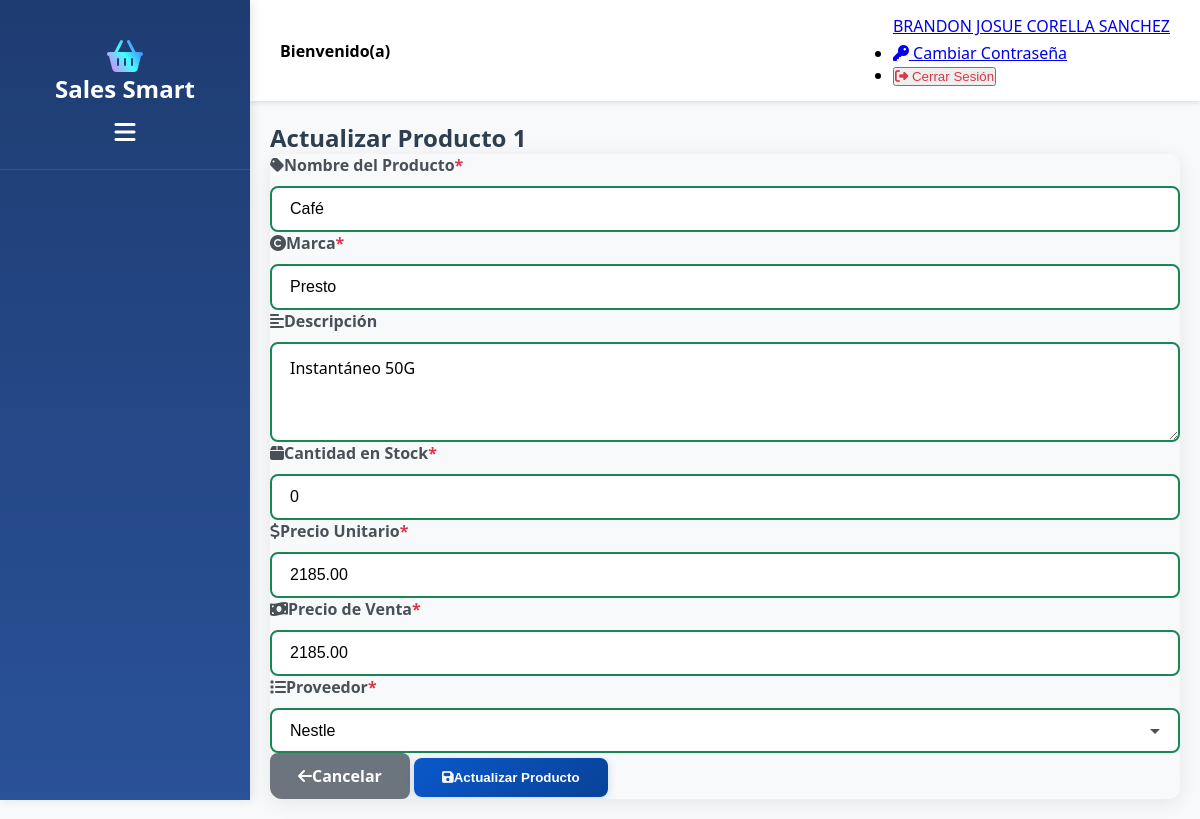
Before: /View/Productos/ActualizarProducto.php?id=1 (signed in) with the older database file.
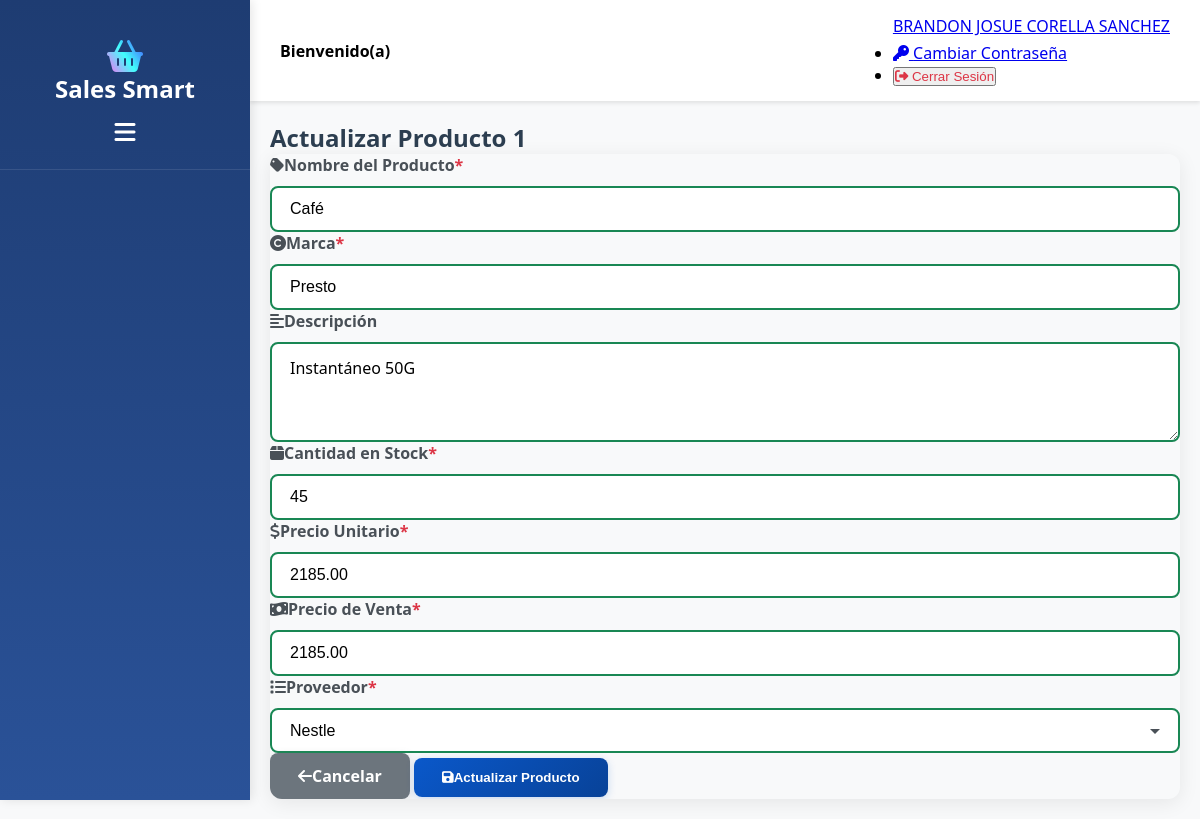
After: the same page with the newer database file.
### tables this page shows
CREATE TABLE `tbproducto` (
  `idProducto` int NOT NULL AUTO_INCREMENT,
  `codigoBarras` varchar(255) NOT NULL,
  `nombre` varchar(255) NOT NULL,
  `marca` varchar(255) NOT NULL,
  `idCategoria` int NOT NULL,
  `descripcion` varchar(255) NOT NULL,
  `cantidad` int NOT NULL,
  `precioUnitario` decimal(10,2) DEFAULT NULL,
  `precio` decimal(10,2) DEFAULT NULL,
  `idProveedor` int NOT NULL,
  `estado` bit(1) NOT NULL DEFAULT b'1',
  PRIMARY KEY (`idProducto`),
  UNIQUE KEY `uq_tbproducto_codigoBarras` (`codigoBarras`),
  KEY `FK_PRODUCTO_CATEGORIA` (`idCategoria`),
  KEY `FK_PRODUCTO_PROVEEDOR` (`idProveedor`),
  CONSTRAINT `FK_PRODUCTO_CATEGORIA` FOREIGN KEY (`idCategoria`) REFERENCES `tbcategoria` (`idCategoria`),
  CONSTRAINT `FK_PRODUCTO_PROVEEDOR` FOREIGN KEY (`idProveedor`) REFERENCES `tbproveedores` (`idProveedor`)
);

### Model/ProductosModel.php (called while the page is built, shortened)
<?php
    function ConsultarProductoPorIdModel($idProducto)
    {
        try
        {
            $context = OpenConnection();
            $sentencia = "CALL ConsultarProductoPorId($idProducto)";
            $resultado = $context -> query($sentencia);
            $datos = null;
            while ($row = $resultado->fetch_assoc())
            {
                $datos = $row;
            }
            return $datos;
        }
        catch(Exception $error)
        {
            SaveError($error);
            return false;
        }
    }
?>

### Controller/ProductosController.php (called while the page is built, shortened)
<?php
    include_once $_SERVER['DOCUMENT_ROOT'] . '/SalesSmart/Model/ProductosModel.php';
    function ConsultarProductoPorId($idProducto)
    {
        return ConsultarProductoPorIdModel($idProducto);
    }
?>

### View/Productos/ActualizarProducto.php (the view, shortened to what the changed rows need)
<?php
    include_once $_SERVER['DOCUMENT_ROOT'] . '/SalesSmart/View/LayoutInterno.php';
    include_once $_SERVER['DOCUMENT_ROOT'] . '/SalesSmart/Controller/ProductosController.php';
    $idProducto = $_GET["id"];
    $producto = ConsultarProductoPorId($idProducto);
?>
<!doctype html>
<html lang="es">
<body>
    <div class="row mb-3">
        <div class="col-12 mt-4">
            <h2 class="text-center mb-3" style="color: #2c3e50; font-weight: 700;">Actualizar Producto <?php echo $idProducto ?></h2>
        </div>
    </div>
    <div class="card">
        <div class="card-body p-4">
            <form method="POST" action="" id="formProducto">
                <div class="row">
                    <div class="col-md-6 mb-4">
                        <label for="nombre" class="form-label-custom"> <i class="fa-solid fa-tag me-2"></i>Nombre del Producto <span class="text-danger">*</span></label>
                        <input type="text" class="form-control-custom" id="nombre" name="nombre" value="<?php echo $producto["nombre"] ?>" required >
                    </div>
                    <div class="col-md-6 mb-4">
                        <label for="marca" class="form-label-custom"> <i class="fa-solid fa-copyright me-2"></i>Marca <span class="text-danger">*</span> </label>
                        <input type="text" class="form-control-custom" id="marca" name="marca" value="<?php echo  $producto["marca"] ?>" required >
                    </div>
                    <div class="col-md-12 mb-4">
                        <label for="descripcion" class="form-label-custom"> <i class="fa-solid fa-align-left me-2"></i>Descripción </label>
                        <textarea class="form-control-custom" id="descripcion" name="descripcion" rows="3"><?php echo $producto['descripcion']; ?></textarea>
                    </div>
                    <div class="col-md-4 mb-4">
                        <label for="cantidad" class="form-label-custom"> <i class="fa-solid fa-box me-2"></i>Cantidad en Stock <span class="text-danger">*</span></label>
                        <input type="number" class="form-control-custom" id="cantidad" name="cantidad" value="<?php echo  $producto["cantidad"] ?>" min="0" required>
                    </div>
                    <div class="col-md-4 mb-4">
                        <label for="precioUnitario" class="form-label-custom"> <i class="fa-solid fa-dollar-sign me-2"></i>Precio Unitario <span class="text-danger">*</span> </label>
                        <input type="number" class="form-control-custom" id="precioUnitario" name="precioUnitario" value="<?php echo  $producto["precioUnitario"] ?>" step="0.01" min="0"  >
                    </div>
                    <div class="col-md-4 mb-4">
                        <label for="precio" class="form-label-custom"> <i class="fa-solid fa-money-bill-wave me-2"></i>Precio de Venta <span class="text-danger">*</span></label>
                        <input type="number" class="form-control-custom" id="precio" name="precio" value="<?php echo  $producto["precio"] ?>" step="0.01" min="0"  >
                    </div>
                </div>
            </form>
        </div>
    </div>
</body>
</html>

Changed rows visible on the page:
changed tbproducto "Café": cantidad "0" → "45"
